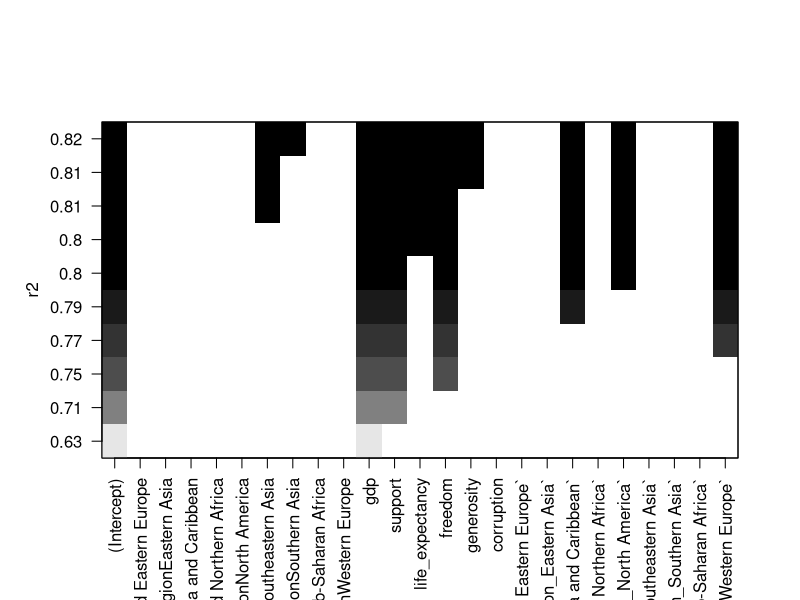
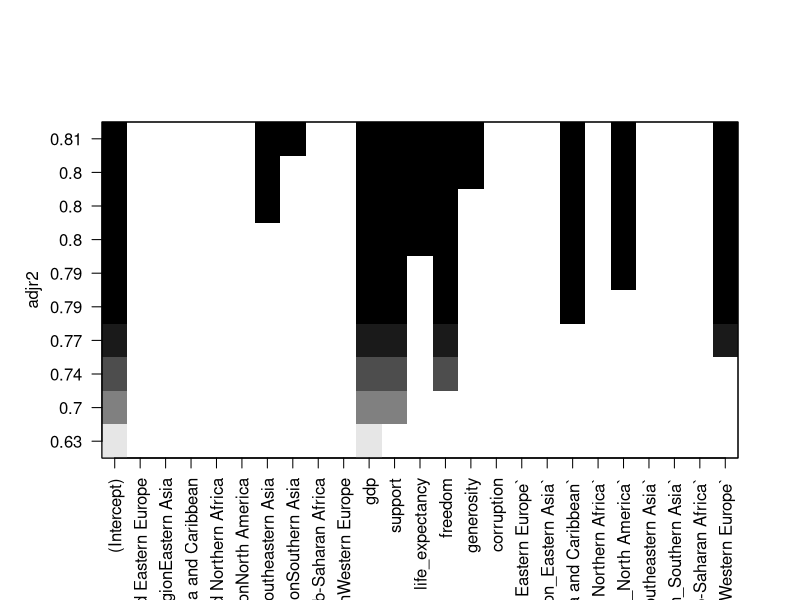
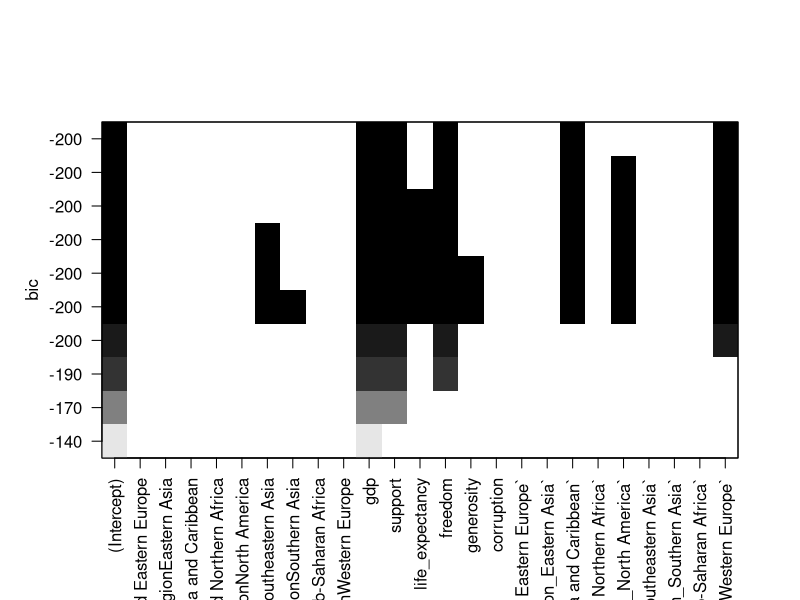
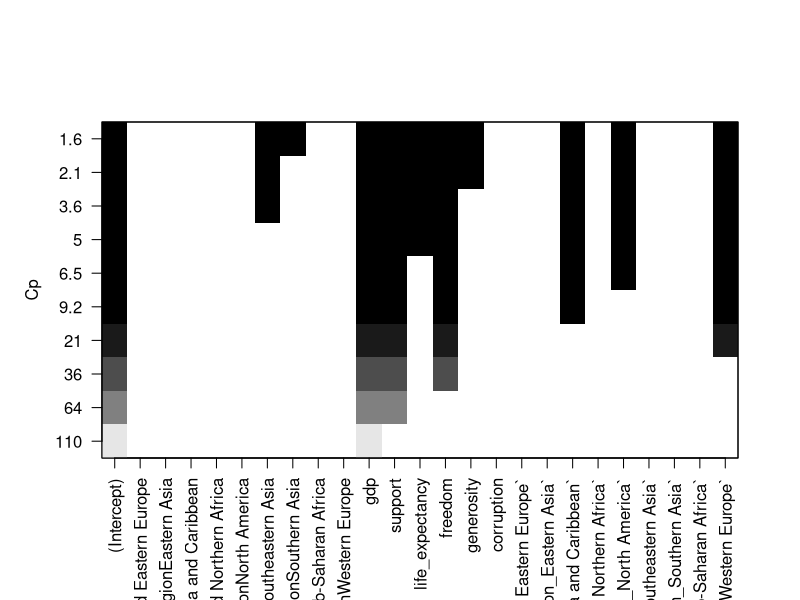
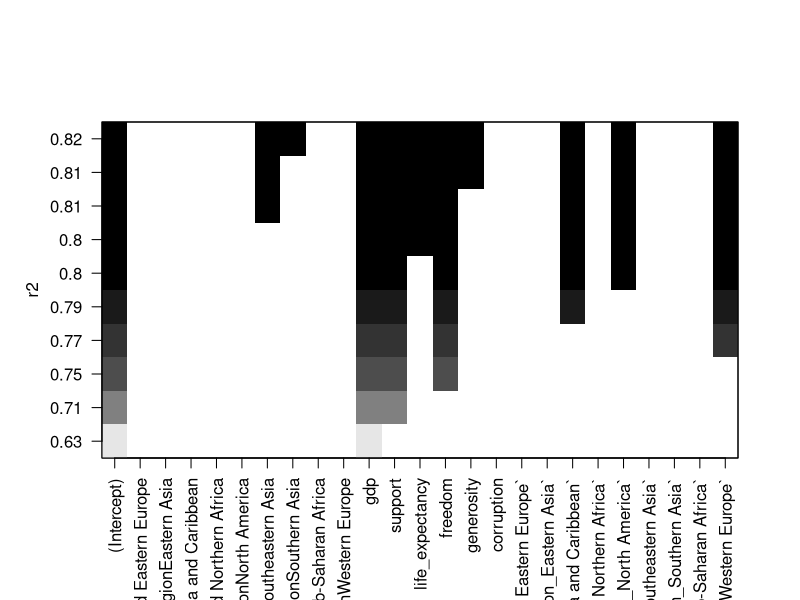
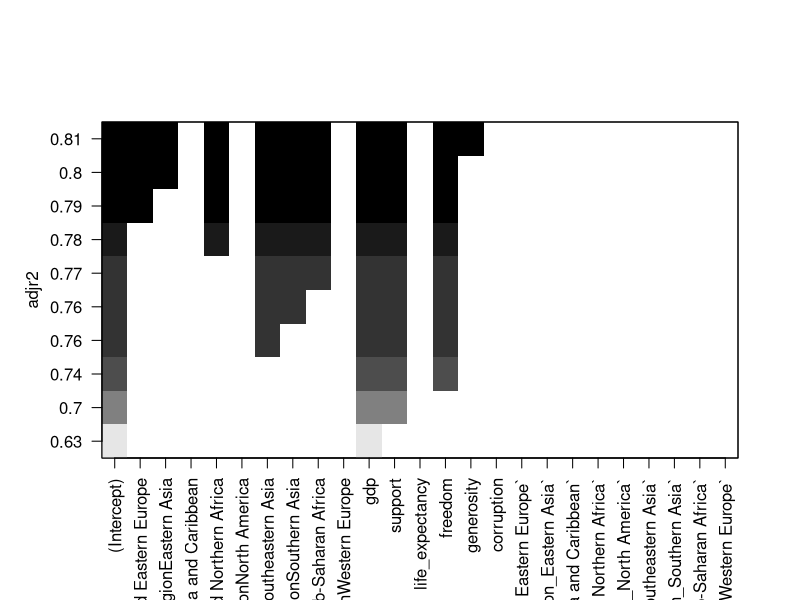
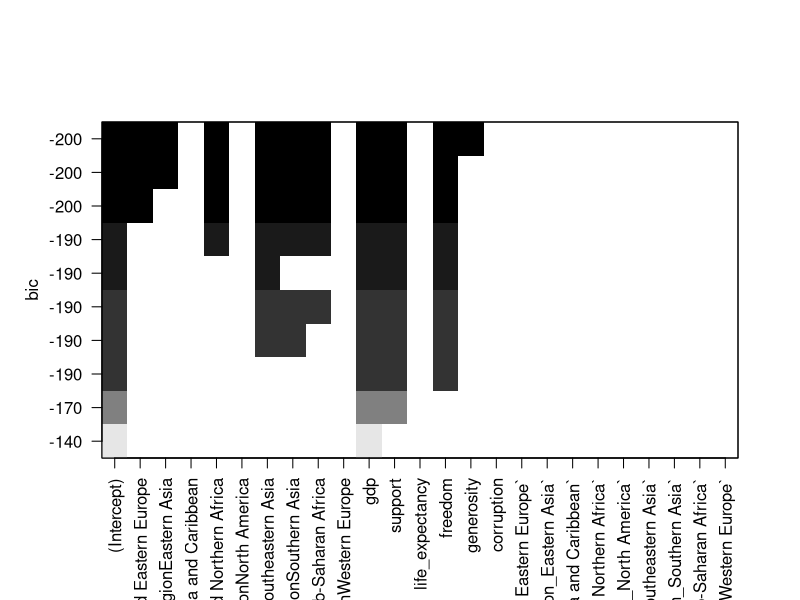
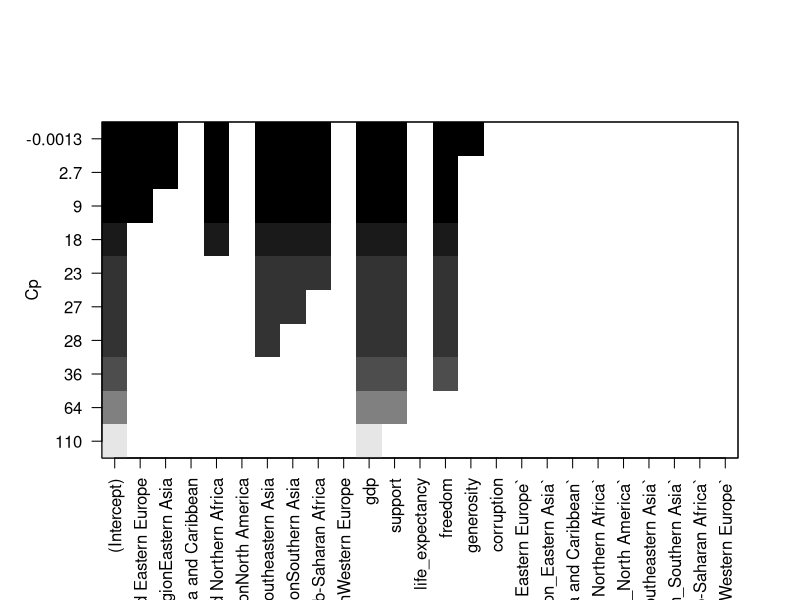

Here is the R script that generated these plots, in order:
## ---- chunk 1
knitr::opts_chunk$set(echo = TRUE)
## ---- chunk 2
#Install and import package to deal with the categorical variable, region.
if (!require(fastDummies)) install.packages('fastDummies', dependencies = TRUE)
library(fastDummies)
if (!require(leaps)) install.packages('leaps', dependencies = TRUE)
library(leaps)
## ---- chunk 3
# Modified Box-cox by Dr Sunny Wang. You can minimize this code chunk.
box.cox <- function(x,y,intercept=TRUE, ylim=NULL, 
                    lambda =seq (-1, 1, len=21), transform.x=FALSE,verbose =TRUE, make.plot=TRUE)
{
  good.cases <- (y>0)
  y <- y[good.cases]
  x <- as.matrix(x)
  x <- x[good.cases, , drop=F]
  
  g <- exp(mean(log(y)))
  
  if(transform.x)
  { 
    x.pos <- vector(mode= "logical", length=ncol(x))
    for(j in 1:ncol(x))
      x.pos[j] <- (min(x[j]) > 0)
    x.name <- dimnames(x)[[2]]
    if( mode(x.name)=="NULL")
      x.name <- paste("X",1:ncol(x),sep="")
  } 
  
  log.lik <- vector(mode ="numeric",length=length(lambda))
  
  for(i in 1:length(lambda))
  {     
    if(lambda[i] !=0)
    {  

      z <- y^lambda[i]
      if (transform.x)
      {  
        x.new <- x 
        x.new.name <- x.name
        for(j in 1:ncol(x))
          if(x.pos[j])
          { 
            x.new[,j] <- x[,j]^lambda[i] 
            x.new.name[j] <- paste(x.name[j],"^",lambda[i], sep="")
          }
        
      }
      
    }
    
    else
    { 
      z<- log(y)
      if(transform.x)
      { 
        x.new <- x 
        x.new.name <- x.name
        for(j in 1:ncol(x))
          if(x.pos[j])
          { 
            x.new[,j] <- log(x[,j])
            x.new.name[j] <- paste("log(",x.name[j],")",sep="")
          }
      }
      
    }
    
    if(transform.x)
    {
      dimnames(x.new) <- list(NULL,x.new.name)
      reg <- lsfit(x.new,z,intercept=intercept) 
    }
    else 
      reg <- lsfit(x,z,intercept = intercept)
    
    if(verbose)
    { cat("Lambda:",lambda[i], "\n")
      ls.print(reg)
    }
    
    res <- reg$residuals
    ss.res <- sum(res^2)/g^(2.0*(lambda[i] - 1.0 ))
    if (lambda[i] !=0.0)
      ss.res <- ss.res/lambda[i]^2
    log.lik[i] <- -length(y)/2.0*log(ss.res)
  }
  
  if(make.plot)
  { 
    if(mode(ylim)=="NULL")
      ylim <- range(log.lik)
    plot(lambda,log.lik,ylim=ylim, ylab="Log Likelihood", type="b", lty=1)
    abline(max(log.lik)-3.8416/2,0,lty=2)
  }
  
  return(log.lik)
  
}
## ---- chunk 4
# Mallow's Ck by Dr Sunny Wang
leaps.ck <- function (X, Y, nbest =3) 
{
  # call leaps using C_k criterion, make plot of C_k versus k,
  # and return leaps output in a matrix for nicer output.
  # The matrix has two columns: for k and for C_k. The row labels
  # contain the regression labels.
  leaps.out <- leaps(X,Y,method="Cp",nbest=nbest)
  
  leaps.mat <- cbind(leaps.out$size,round(leaps.out$Cp,digits=4))
  
  colnames(leaps.mat) <- c("k","C_k")
  
  leaps.mat <- cbind(leaps.out$which, leaps.mat)
  
  return(leaps.mat)
  
} 
## ---- chunk 5
#Import the csv file and display the first few rows
HAPPY <- read.csv("2019_happiness_cleaned.csv")
head(HAPPY)

#Create dummy variables
HAPPY <- dummy_cols(HAPPY, select_columns = "region")
head(HAPPY)
HAPPY <- HAPPY[ -c(10) ]
head(HAPPY)

# Dropped the rank variable bc it seemed useless
HAPPY2 <- subset(HAPPY, select = -c(rank))
head(HAPPY2)
HAPPY2
## ---- chunk 6
# Model building

null_model <- lm(score~1, HAPPY)
# summary(null_model)

# Currently: Not an optimal model. Needs to add interaction effects.
full_model <- lm(score~., HAPPY2)
# summary(full_model)

# Seeing lots of NA's on full model, like for region_Central and Eastern Europe. Why is this?
## ---- chunk 7
# Best subset selection: forward
result.leaps.forward <- regsubsets(score~., data=HAPPY2, nvmax=10, method="forward") # run best subsets selection

# Maybe ignore R^2 for now, not preferable criteria
# Note that AIC isn't a thing for this
plot(result.leaps.forward, scale="r2")

plot(result.leaps.forward, scale="adjr2")
plot(result.leaps.forward, scale="bic")
plot(result.leaps.forward, scale="Cp")

## ---- chunk 8
# reg_summary <- summary(result.leaps.forward) # get a summary of the models
# plot(reg_summary$bic, xlab = "Number of Variables", ylab = "BIC", type = "b")
# 
# # Extract coefficients for the model with, say, 4 predictors
# coef(result.leaps.forward, 4)
## ---- chunk 9
# Best subset selection: backward
result.leaps.backward <- regsubsets(score~., data=HAPPY2, nvmax=10, method="backward") 

# Maybe ignore R^2 for now, not preferable criteria
# Note that AIC isn't a thing for this
plot(result.leaps.forward, scale="r2")

plot(result.leaps.backward, scale="adjr2")
plot(result.leaps.backward, scale="bic")
plot(result.leaps.backward, scale="Cp")
## ---- chunk 10
# Best subset selection: seqrep
# Not sure if this is hybrid
result.leaps.seqrep <- regsubsets(score~., data=HAPPY2, nvmax=10, method="seqrep") 

# Maybe ignore R^2 for now, not preferable criteria
# Note that AIC isn't a thing for this
plot(result.leaps.seqrep, scale="r2")

plot(result.leaps.seqrep, scale="adjr2")
plot(result.leaps.seqrep, scale="bic")
plot(result.leaps.seqrep, scale="Cp")
## ---- chunk 11
# Look at last result for AIC and variables to select
step_forward <- step(null_model, scope=list(lower=null_model, upper=full_model), direction="forward")
## ---- chunk 12
step_backward <- step(null_model, scope=list(lower=null_model, upper=full_model), direction="backward")

## ---- chunk 13
step_both <- step(null_model, scope=list(lower=null_model, upper=full_model), direction="both")
## ---- chunk 14
